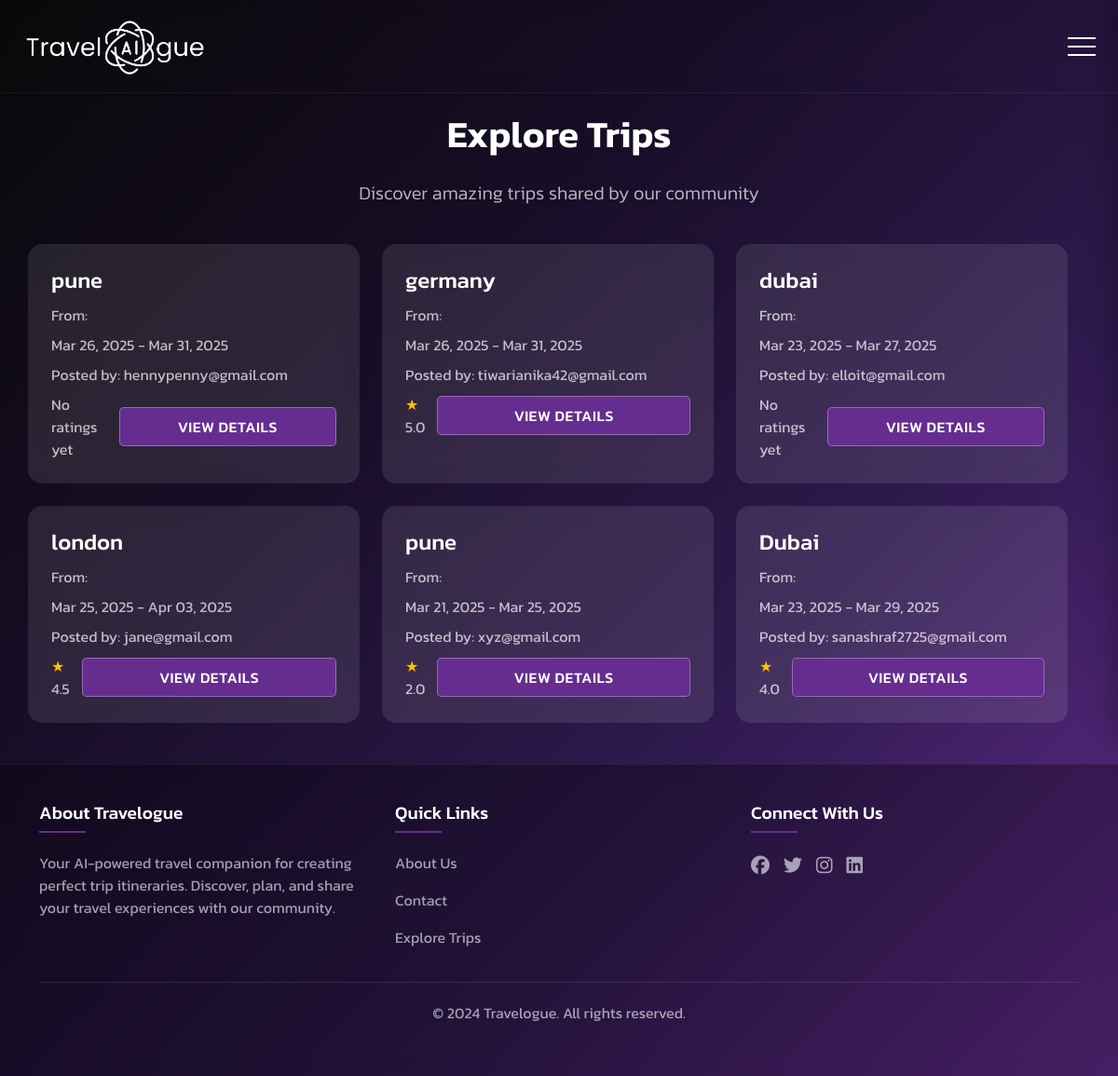
/explore/ (signed in), run on an earlier commit of the app's database.
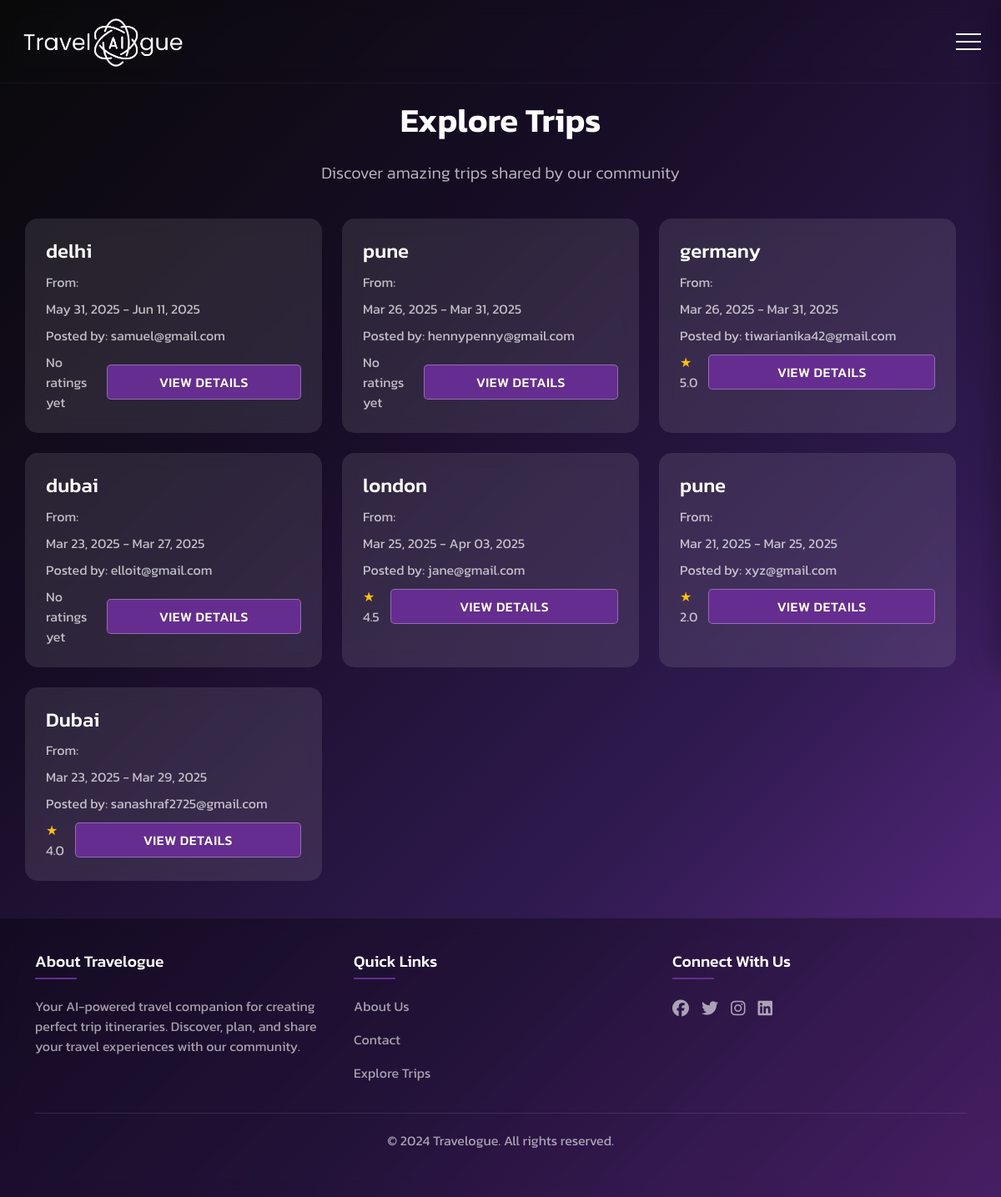
And on a later commit of the database.
### trips/models.py (models this page shows, shortened)
class Trip(models.Model):
    TRIP_TYPES = [
        ('COUPLE', 'Couple'),
        ('FRIENDS', 'Friends'),
        ('FAMILY', 'Family'),
    ]
    user = models.ForeignKey(User, on_delete=models.CASCADE)
    start_location = models.CharField(max_length=255)
    destination = models.CharField(max_length=255)
    start_date = models.DateField()
    end_date = models.DateField()
    interested_activities = models.TextField()
    trip_type = models.CharField(max_length=10, choices=TRIP_TYPES)
    number_of_people = models.IntegerField()
    created_at = models.DateTimeField(default=timezone.now)
    trip_plan = models.JSONField(null=True, blank=True)
    is_saved = models.BooleanField(default=False)
    is_posted = models.BooleanField(default=False)
    posted_at = models.DateTimeField(null=True, blank=True)
    @property
    def average_rating(self):
        return self.ratings.aggregate(Avg('rating'))['rating__avg'] or 0.0

class User(AbstractUser):
    username = None
    email = models.EmailField(unique=True)
    first_name = models.CharField(max_length=30, blank=True)
    last_name = models.CharField(max_length=30, blank=True)
    USERNAME_FIELD = 'email'
    REQUIRED_FIELDS = []
    objects = CustomUserManager()

### trips/views.py (the view)
# urls.py: path('explore/', views.explore_trips, name='explore_trips'),
@login_required
def explore_trips(request):
    posted_trips = Trip.objects.filter(is_posted=True).order_by('-posted_at')
    return render(request, 'trips/explore_trips.html', {'trips': posted_trips})

### templates/trips/explore_trips.html (shortened to what this page needs)
{% extends 'base.html' %}
{% block content %}
<link rel="stylesheet" href="https://cdnjs.cloudflare.com/ajax/libs/font-awesome/6.5.1/css/all.min.css">
<div class="row">
    <div class="col-md-12 mb-4">
        <div class="explore-header">
            <h1 class="text-center mb-4">Explore Trips</h1>
            <p class="text-center lead">Discover amazing trips shared by our community</p>
        </div>
    </div>
    {% if trips %}
    <div class="row">
        {% for trip in trips %}
        <div class="col-md-4 mb-4">
            <div class="trip-card">
                <h3 class="trip-title">{{ trip.destination }}</h3>
                <p class="trip-from">From: {{ trip.origin }}</p>
                <p class="trip-dates">{{ trip.start_date|date:"M d, Y" }} - {{ trip.end_date|date:"M d, Y" }}</p>
                <p class="trip-posted">Posted by: {{ trip.user.email }}</p>
                <div class="d-flex justify-content-between align-items-center">
                    <div class="rating">
                        {% if trip.average_rating %}
                            <span class="text-warning">★</span> {{ trip.average_rating|floatformat:1 }}
                        {% else %}
                            No ratings yet
                        {% endif %}
                    </div>
                    <a href="{% url 'trips:view_trip' trip.id %}" class="btn btn-outline-light view-details">VIEW DETAILS</a>
                </div>
            </div>
        </div>
        {% endfor %}
    </div>
    {% else %}
    <div class="text-center">
        <p class="lead">No trips have been shared yet.</p>
        <a href="{% url 'trips:plan_trip' %}" class="btn btn-primary">Plan a Trip</a>
    </div>
    {% endif %}
</div>
{% endblock %}

What changed in the data, as far as the page shows it:
added Trip: destination "delhi", start_date "May 31, 2025", end_date "Jun 11, 2025", user.email "samuel@gmail.com", shows "No ratings yet"
